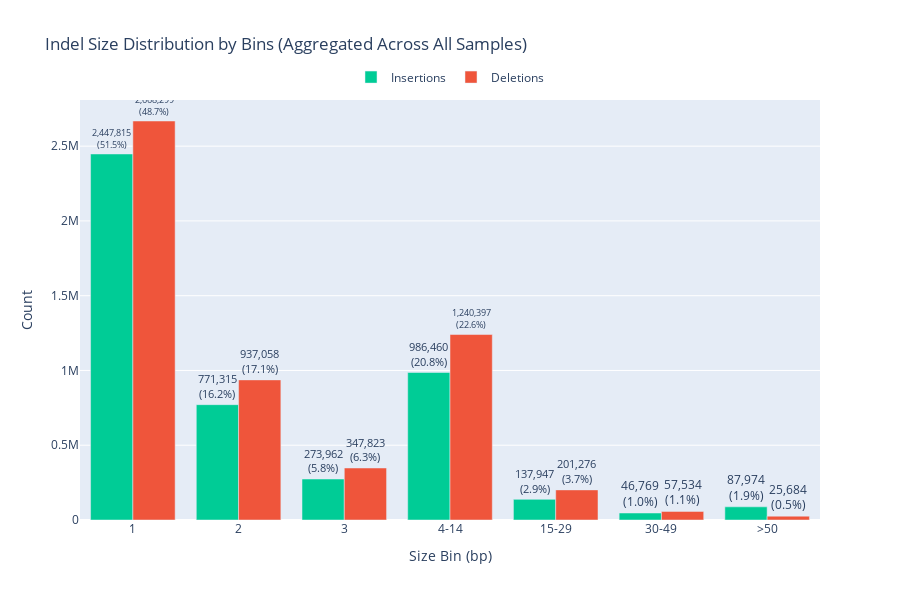

The code cell stored with this chart in its notebook:
### Markdown cell above
### 5.6 Indel Size Distribution

### Code cell
# Create indel size summary using module function
indel_summary_df, indel_binned_df, per_sample_binned_df = aggregate_indel_statistics(all_vcf_stats)

print('Indel Size Summary:')
display(indel_summary_df)

print('\nIndel Size Distribution by Bins (Aggregated):')
display(indel_binned_df)

# Indel size distribution: Side-by-side grouped bar chart using module visualization
fig = plot_indel_binned_distribution(
    indel_binned_df,
    'Indel Size Distribution by Bins (Aggregated Across All Samples)'
)
fig.show()

print('\n📊 Indel Statistics Summary:')
print(f'Total Insertions: {indel_binned_df["Insertions_Count"].sum():,}')
print(f'Total Deletions: {indel_binned_df["Deletions_Count"].sum():,}')
print(f'Most common insertion bin: {indel_binned_df.loc[indel_binned_df["Insertions_Count"].idxmax(), "Size_Bin"]}')
print(f'Most common deletion bin: {indel_binned_df.loc[indel_binned_df["Deletions_Count"].idxmax(), "Size_Bin"]}')

### Figure 1 — Plotly figure (JSON) as saved in the notebook; plotly's stock layout.template omitted (floating-point values rounded to 4 significant figures)
{"data": [{"marker": {"color": "#00CC96"}, "name": "Insertions", "offsetgroup": "0", "text": ["2,447,815<br>(51.5%)", "771,315<br>(16.2%)", "273,962<br>(5.8%)", "986,460<br>(20.8%)", "137,947<br>(2.9%)", "46,769<br>(1.0%)", "87,974<br>(1.9%)"], "textposition": "outside", "type": "bar", "x": ["1", "2", "3", "4-14", "15-29", "30-49", ">50"], "y": [2447815, 771315, 273962, 986460, 137947, 46769, 87974]}, {"marker": {"color": "#EF553B"}, "name": "Deletions", "offsetgroup": "1", "text": ["2,668,299<br>(48.7%)", "937,058<br>(17.1%)", "347,823<br>(6.3%)", "1,240,397<br>(22.6%)", "201,276<br>(3.7%)", "57,534<br>(1.1%)", "25,684<br>(0.5%)"], "textposition": "outside", "type": "bar", "x": ["1", "2", "3", "4-14", "15-29", "30-49", ">50"], "y": [2668299, 937058, 347823, 1240397, 201276, 57534, 25684]}], "layout": {"barmode": "group", "height": 600, "hovermode": "x unified", "legend": {"orientation": "h", "x": 0.5, "xanchor": "center", "y": 1.02, "yanchor": "bottom"}, "title": {"text": "Indel Size Distribution by Bins (Aggregated Across All Samples)"}, "xaxis": {"tickmode": "linear", "title": {"text": "Size Bin (bp)"}}, "yaxis": {"title": {"text": "Count"}}}}
